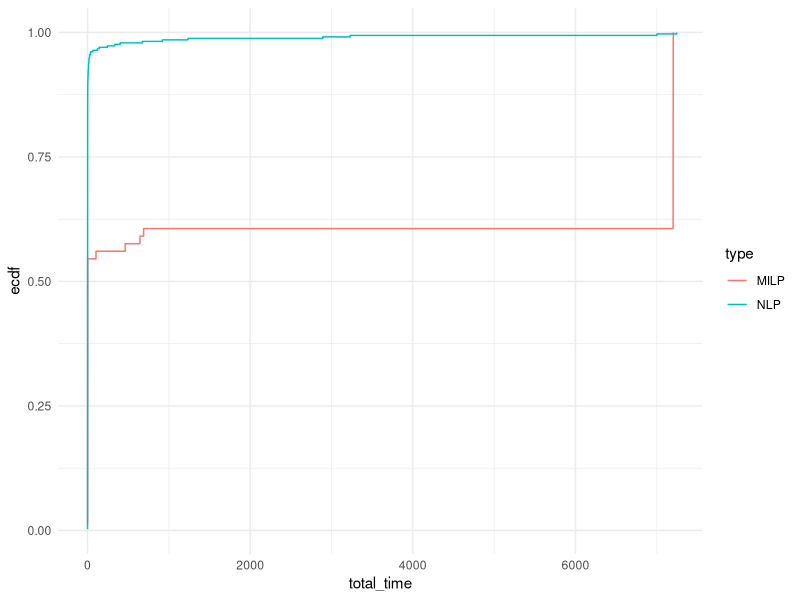

Here is the R script that generated this plot:
## ---- chunk 1
library(rmarkdown)
library(kableExtra)
library(ggplot2)
suppressPackageStartupMessages(library(dplyr))
## ---- chunk 2
results = read.table("./results.csv", header = FALSE, sep = ',')
colnames(results) <- c("tag", "instance", "n_leader_vars", "n_leader_ctrs", "n_follower_vars", "n_follower_ctrs", "n_uncertainty_vars", "n_uncertainty_ctrs", "n_second_stage_vars", "n_second_stage_ctrs", "total_time", "master_time", "adversarial_time", "best_bound", "best_obj", "n_iterations", "repeated_scenario", "blank")
results = results %>% mutate(type = ifelse(grepl("milp", instance, ignore.case = TRUE), "MILP", "NLP"))
results$tag = NULL
results$blank = NULL
results$gap_percent = (results$best_obj - results$best_bound) / results$best_obj * 100
## ---- chunk 3
paged_table(results)
## ---- chunk 4
# Solved instances
solved_summary <- results %>%
  filter(total_time < 7200) %>%
  group_by(type, n_leader_vars, n_leader_ctrs, n_follower_vars, n_follower_ctrs) %>%
  summarise(
    solved_avg_total_time = mean(total_time),
    solved_avg_master_time = mean(master_time),
    solved_avg_adversarial_time = mean(adversarial_time),
    solved_avg_n_iterations = mean(n_iterations),
    solved_avg_gap = mean(gap_percent),
    solved_count = n()
  )

# Failed instances
failed_summary <- results %>%
  filter(repeated_scenario == 1) %>%
  group_by(type, n_leader_vars, n_leader_ctrs, n_follower_vars, n_follower_ctrs) %>%
  summarise(
    failed_avg_total_time = mean(total_time),
    failed_avg_n_iterations = mean(n_iterations),
    failed_avg_gap = mean(gap_percent),
    failed_count = n()
  )

# Unsolved instances
unsolved_summary <- results %>%
  filter(!(total_time < 7200) & !(repeated_scenario == 1)) %>%
  group_by(type, n_leader_vars, n_leader_ctrs, n_follower_vars, n_follower_ctrs) %>%
  summarise(
    unsolved_avg_n_iterations = mean(n_iterations),
    unsolved_avg_gap = mean(gap_percent),
    unsolved_count = n()
  )

# Merge summaries
final_summary <- full_join(solved_summary, failed_summary, by = c("type", "n_leader_vars", "n_leader_ctrs", "n_follower_vars", "n_follower_ctrs")) %>%
  full_join(unsolved_summary, by = c("type", "n_leader_vars", "n_leader_ctrs", "n_follower_vars", "n_follower_ctrs")) %>%
  arrange(type, n_leader_vars, n_leader_ctrs, n_follower_vars, n_follower_ctrs)


# Replace NAs with 0 for counts
#final_summary[is.na(final_summary)] <- "-"

options(knitr.kable.NA = '--')

# Print the final summary
kable(final_summary, 
      format = "html",
      col.names = c("Type", "N. Var.", "N. Ctr.", "N. Var.", "N. Ctr.", "Total", "Master", "Separation", "N. Iterations", "Gap (%)", "Count", "Total", "N. Iterations", "Gap (%)", "Count", "N. Iterations", "Gap (%)", "Count"),
      digits = c(matrix(0, ncol = 5), matrix(2, ncol = 5), 0, matrix(2, ncol = 3), 0, matrix(2, ncol = 2), 0)) %>%
  kable_classic(full_width = F, html_font = "Cambria") %>%
  add_header_above(c(" ", "Leader" = 2, "Follower" = 2, "Time" = 3, " " = 3, "Time", " " = 6)) %>%
  add_header_above(c("Instance" = 5, "Solved" = 6, "Failed" = 4, "Unsolved" = 3))

## ---- chunk 5
ggplot(results[results$repeated_scenario == 0,], aes(x = total_time, col = type)) + 
  stat_ecdf(pad = FALSE) +
  coord_cartesian(xlim = c(0,7200)) +
  theme_minimal()
